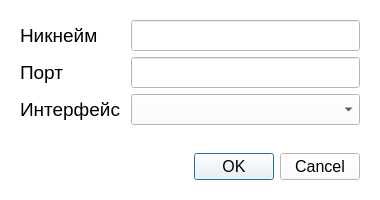
<?xml version="1.0" encoding="UTF-8"?>
<ui version="4.0">
 <class>setSocketSettings</class>
 <widget class="QDialog" name="setSocketSettings">
  <property name="windowModality">
   <enum>Qt::ApplicationModal</enum>
  </property>
  <property name="geometry">
   <rect>
    <x>0</x>
    <y>0</y>
    <width>380</width>
    <height>200</height>
   </rect>
  </property>
  <property name="sizePolicy">
   <sizepolicy hsizetype="Preferred" vsizetype="Preferred">
    <horstretch>0</horstretch>
    <verstretch>0</verstretch>
   </sizepolicy>
  </property>
  <property name="minimumSize">
   <size>
    <width>0</width>
    <height>0</height>
   </size>
  </property>
  <property name="palette">
   <palette>
    <active>
     <colorrole role="WindowText">
      <brush brushstyle="SolidPattern">
       <color alpha="255">
        <red>0</red>
        <green>0</green>
        <blue>0</blue>
       </color>
      </brush>
     </colorrole>
     <colorrole role="Button">
      <brush brushstyle="SolidPattern">
       <color alpha="255">
        <red>255</red>
        <green>255</green>
        <blue>255</blue>
       </color>
      </brush>
     </colorrole>
     <colorrole role="Light">
      <brush brushstyle="SolidPattern">
       <color alpha="255">
        <red>255</red>
        <green>255</green>
        <blue>255</blue>
       </color>
      </brush>
     </colorrole>
     <colorrole role="Midlight">
      <brush brushstyle="SolidPattern">
       <color alpha="255">
        <red>255</red>
        <green>255</green>
        <blue>255</blue>
       </color>
      </brush>
     </colorrole>
     <colorrole role="Dark">
      <brush brushstyle="SolidPattern">
       <color alpha="255">
        <red>127</red>
        <green>127</green>
        <blue>127</blue>
       </color>
      </brush>
     </colorrole>
     <colorrole role="Mid">
      <brush brushstyle="SolidPattern">
       <color alpha="255">
        <red>170</red>
        <green>170</green>
        <blue>170</blue>
       </color>
      </brush>
     </colorrole>
     <colorrole role="Text">
      <brush brushstyle="SolidPattern">
       <color alpha="255">
        <red>0</red>
        <green>0</green>
        <blue>0</blue>
       </color>
      </brush>
     </colorrole>
     <colorrole role="BrightText">
      <brush brushstyle="SolidPattern">
       <color alpha="255">
        <red>255</red>
        <green>255</green>
        <blue>255</blue>
       </color>
      </brush>
     </colorrole>
     <colorrole role="ButtonText">
      <brush brushstyle="SolidPattern">
       <color alpha="255">
        <red>0</red>
        <green>0</green>
        <blue>0</blue>
       </color>
      </brush>
     </colorrole>
     <colorrole role="Base">
      <brush brushstyle="SolidPattern">
       <color alpha="255">
        <red>255</red>
        <green>255</green>
        <blue>255</blue>
       </color>
      </brush>
     </colorrole>
     <colorrole role="Window">
      <brush brushstyle="SolidPattern">
       <color alpha="255">
        <red>255</red>
        <green>255</green>
        <blue>255</blue>
       </color>
      </brush>
     </colorrole>
     <colorrole role="Shadow">
      <brush brushstyle="SolidPattern">
       <color alpha="255">
        <red>0</red>
        <green>0</green>
        <blue>0</blue>
       </color>
      </brush>
     </colorrole>
     <colorrole role="AlternateBase">
      <brush brushstyle="SolidPattern">
       <color alpha="255">
        <red>255</red>
        <green>255</green>
        <blue>255</blue>
       </color>
      </brush>
     </colorrole>
     <colorrole role="ToolTipBase">
      <brush brushstyle="SolidPattern">
       <color alpha="255">
        <red>255</red>
        <green>255</green>
        <blue>220</blue>
       </color>
      </brush>
     </colorrole>
     <colorrole role="ToolTipText">
      <brush brushstyle="SolidPattern">
       <color alpha="255">
        <red>0</red>
        <green>0</green>
        <blue>0</blue>
       </color>
      </brush>
     </colorrole>
    </active>
    <inactive>
     <colorrole role="WindowText">
      <brush brushstyle="SolidPattern">
       <color alpha="255">
        <red>0</red>
        <green>0</green>
        <blue>0</blue>
       </color>
      </brush>
     </colorrole>
     <colorrole role="Button">
      <brush brushstyle="SolidPattern">
       <color alpha="255">
        <red>255</red>
        <green>255</green>
        <blue>255</blue>
       </color>
      </brush>
     </colorrole>
     <colorrole role="Light">
      <brush brushstyle="SolidPattern">
       <color alpha="255">
        <red>255</red>
        <green>255</green>
        <blue>255</blue>
       </color>
      </brush>
     </colorrole>
     <colorrole role="Midlight">
      <brush brushstyle="SolidPattern">
       <color alpha="255">
        <red>255</red>
        <green>255</green>
        <blue>255</blue>
       </color>
      </brush>
     </colorrole>
     <colorrole role="Dark">
      <brush brushstyle="SolidPattern">
       <color alpha="255">
        <red>127</red>
        <green>127</green>
        <blue>127</blue>
       </color>
      </brush>
     </colorrole>
     <colorrole role="Mid">
      <brush brushstyle="SolidPattern">
       <color alpha="255">
        <red>170</red>
        <green>170</green>
        <blue>170</blue>
       </color>
      </brush>
     </colorrole>
     <colorrole role="Text">
      <brush brushstyle="SolidPattern">
       <color alpha="255">
        <red>0</red>
        <green>0</green>
        <blue>0</blue>
       </color>
      </brush>
     </colorrole>
     <colorrole role="BrightText">
      <brush brushstyle="SolidPattern">
       <color alpha="255">
        <red>255</red>
        <green>255</green>
        <blue>255</blue>
       </color>
      </brush>
     </colorrole>
     <colorrole role="ButtonText">
      <brush brushstyle="SolidPattern">
       <color alpha="255">
        <red>0</red>
        <green>0</green>
        <blue>0</blue>
       </color>
      </brush>
     </colorrole>
     <colorrole role="Base">
      <brush brushstyle="SolidPattern">
       <color alpha="255">
        <red>255</red>
        <green>255</green>
        <blue>255</blue>
       </color>
      </brush>
     </colorrole>
     <colorrole role="Window">
      <brush brushstyle="SolidPattern">
       <color alpha="255">
        <red>255</red>
        <green>255</green>
        <blue>255</blue>
       </color>
      </brush>
     </colorrole>
     <colorrole role="Shadow">
      <brush brushstyle="SolidPattern">
       <color alpha="255">
        <red>0</red>
        <green>0</green>
        <blue>0</blue>
       </color>
      </brush>
     </colorrole>
     <colorrole role="AlternateBase">
      <brush brushstyle="SolidPattern">
       <color alpha="255">
        <red>255</red>
        <green>255</green>
        <blue>255</blue>
       </color>
      </brush>
     </colorrole>
     <colorrole role="ToolTipBase">
      <brush brushstyle="SolidPattern">
       <color alpha="255">
        <red>255</red>
        <green>255</green>
        <blue>220</blue>
       </color>
      </brush>
     </colorrole>
     <colorrole role="ToolTipText">
      <brush brushstyle="SolidPattern">
       <color alpha="255">
        <red>0</red>
        <green>0</green>
        <blue>0</blue>
       </color>
      </brush>
     </colorrole>
    </inactive>
    <disabled>
     <colorrole role="WindowText">
      <brush brushstyle="SolidPattern">
       <color alpha="255">
        <red>127</red>
        <green>127</green>
        <blue>127</blue>
       </color>
      </brush>
     </colorrole>
     <colorrole role="Button">
      <brush brushstyle="SolidPattern">
       <color alpha="255">
        <red>255</red>
        <green>255</green>
        <blue>255</blue>
       </color>
      </brush>
     </colorrole>
     <colorrole role="Light">
      <brush brushstyle="SolidPattern">
       <color alpha="255">
        <red>255</red>
        <green>255</green>
        <blue>255</blue>
       </color>
      </brush>
     </colorrole>
     <colorrole role="Midlight">
      <brush brushstyle="SolidPattern">
       <color alpha="255">
        <red>255</red>
        <green>255</green>
        <blue>255</blue>
       </color>
      </brush>
     </colorrole>
     <colorrole role="Dark">
      <brush brushstyle="SolidPattern">
       <color alpha="255">
        <red>127</red>
        <green>127</green>
        <blue>127</blue>
       </color>
      </brush>
     </colorrole>
     <colorrole role="Mid">
      <brush brushstyle="SolidPattern">
       <color alpha="255">
        <red>170</red>
        <green>170</green>
        <blue>170</blue>
       </color>
      </brush>
     </colorrole>
     <colorrole role="Text">
      <brush brushstyle="SolidPattern">
       <color alpha="255">
        <red>127</red>
        <green>127</green>
        <blue>127</blue>
       </color>
      </brush>
     </colorrole>
     <colorrole role="BrightText">
      <brush brushstyle="SolidPattern">
       <color alpha="255">
        <red>255</red>
        <green>255</green>
        <blue>255</blue>
       </color>
      </brush>
     </colorrole>
     <colorrole role="ButtonText">
      <brush brushstyle="SolidPattern">
       <color alpha="255">
        <red>127</red>
        <green>127</green>
        <blue>127</blue>
       </color>
      </brush>
     </colorrole>
     <colorrole role="Base">
      <brush brushstyle="SolidPattern">
       <color alpha="255">
        <red>255</red>
        <green>255</green>
        <blue>255</blue>
       </color>
      </brush>
     </colorrole>
     <colorrole role="Window">
      <brush brushstyle="SolidPattern">
       <color alpha="255">
        <red>255</red>
        <green>255</green>
        <blue>255</blue>
       </color>
      </brush>
     </colorrole>
     <colorrole role="Shadow">
      <brush brushstyle="SolidPattern">
       <color alpha="255">
        <red>0</red>
        <green>0</green>
        <blue>0</blue>
       </color>
      </brush>
     </colorrole>
     <colorrole role="AlternateBase">
      <brush brushstyle="SolidPattern">
       <color alpha="255">
        <red>255</red>
        <green>255</green>
        <blue>255</blue>
       </color>
      </brush>
     </colorrole>
     <colorrole role="ToolTipBase">
      <brush brushstyle="SolidPattern">
       <color alpha="255">
        <red>255</red>
        <green>255</green>
        <blue>220</blue>
       </color>
      </brush>
     </colorrole>
     <colorrole role="ToolTipText">
      <brush brushstyle="SolidPattern">
       <color alpha="255">
        <red>0</red>
        <green>0</green>
        <blue>0</blue>
       </color>
      </brush>
     </colorrole>
    </disabled>
   </palette>
  </property>
  <property name="font">
   <font>
    <pointsize>16</pointsize>
   </font>
  </property>
  <property name="windowTitle">
   <string>SocketChat - настройки</string>
  </property>
  <property name="autoFillBackground">
   <bool>false</bool>
  </property>
  <layout class="QHBoxLayout" name="horizontalLayout_3">
   <item>
    <widget class="QWidget" name="widget" native="true">
     <property name="sizePolicy">
      <sizepolicy hsizetype="Preferred" vsizetype="Preferred">
       <horstretch>0</horstretch>
       <verstretch>0</verstretch>
      </sizepolicy>
     </property>
     <layout class="QVBoxLayout" name="verticalLayout_3">
      <item>
       <layout class="QFormLayout" name="settingsFormLayout">
        <property name="sizeConstraint">
         <enum>QLayout::SetDefaultConstraint</enum>
        </property>
        <property name="fieldGrowthPolicy">
         <enum>QFormLayout::AllNonFixedFieldsGrow</enum>
        </property>
        <property name="rowWrapPolicy">
         <enum>QFormLayout::DontWrapRows</enum>
        </property>
        <property name="labelAlignment">
         <set>Qt::AlignLeading|Qt::AlignLeft|Qt::AlignVCenter</set>
        </property>
        <property name="formAlignment">
         <set>Qt::AlignLeading|Qt::AlignLeft|Qt::AlignTop</set>
        </property>
        <property name="horizontalSpacing">
         <number>10</number>
        </property>
        <item row="1" column="0">
         <widget class="QLabel" name="nicknameLabel">
          <property name="sizePolicy">
           <sizepolicy hsizetype="Preferred" vsizetype="Preferred">
            <horstretch>0</horstretch>
            <verstretch>0</verstretch>
           </sizepolicy>
          </property>
          <property name="font">
           <font>
            <pointsize>14</pointsize>
           </font>
          </property>
          <property name="text">
           <string>Никнейм</string>
          </property>
         </widget>
        </item>
        <item row="1" column="1">
         <widget class="QLineEdit" name="nicknameLineEdit">
          <property name="font">
           <font>
            <pointsize>14</pointsize>
           </font>
          </property>
         </widget>
        </item>
        <item row="3" column="0">
         <widget class="QLabel" name="interfaceLable">
          <property name="sizePolicy">
           <sizepolicy hsizetype="Preferred" vsizetype="Preferred">
            <horstretch>0</horstretch>
            <verstretch>0</verstretch>
           </sizepolicy>
          </property>
          <property name="minimumSize">
           <size>
            <width>0</width>
            <height>0</height>
           </size>
          </property>
          <property name="font">
           <font>
            <pointsize>14</pointsize>
           </font>
          </property>
          <property name="autoFillBackground">
           <bool>false</bool>
          </property>
          <property name="text">
           <string>Интерфейс</string>
          </property>
         </widget>
        </item>
        <item row="3" column="1">
         <widget class="QComboBox" name="interfaceComboBox">
          <property name="sizePolicy">
           <sizepolicy hsizetype="Expanding" vsizetype="Fixed">
            <horstretch>0</horstretch>
            <verstretch>0</verstretch>
           </sizepolicy>
          </property>
          <property name="minimumSize">
           <size>
            <width>0</width>
            <height>0</height>
           </size>
          </property>
          <property name="font">
           <font>
            <pointsize>14</pointsize>
           </font>
          </property>
          <property name="acceptDrops">
           <bool>false</bool>
          </property>
         </widget>
        </item>
        <item row="2" column="0">
         <widget class="QLabel" name="portLabel">
          <property name="sizePolicy">
           <sizepolicy hsizetype="Preferred" vsizetype="Preferred">
            <horstretch>0</horstretch>
            <verstretch>0</verstretch>
           </sizepolicy>
          </property>
          <property name="font">
           <font>
            <pointsize>14</pointsize>
           </font>
          </property>
          <property name="text">
           <string>Порт</string>
          </property>
         </widget>
        </item>
        <item row="2" column="1">
         <widget class="QLineEdit" name="portLineEdit">
          <property name="sizePolicy">
           <sizepolicy hsizetype="Expanding" vsizetype="Fixed">
            <horstretch>0</horstretch>
            <verstretch>0</verstretch>
           </sizepolicy>
          </property>
          <property name="font">
           <font>
            <pointsize>14</pointsize>
           </font>
          </property>
          <property name="inputMethodHints">
           <set>Qt::ImhDigitsOnly|Qt::ImhPreferNumbers</set>
          </property>
         </widget>
        </item>
       </layout>
      </item>
      <item>
       <widget class="QDialogButtonBox" name="buttonBox">
        <property name="sizePolicy">
         <sizepolicy hsizetype="Expanding" vsizetype="Fixed">
          <horstretch>0</horstretch>
          <verstretch>0</verstretch>
         </sizepolicy>
        </property>
        <property name="minimumSize">
         <size>
          <width>0</width>
          <height>0</height>
         </size>
        </property>
        <property name="font">
         <font>
          <pointsize>12</pointsize>
         </font>
        </property>
        <property name="acceptDrops">
         <bool>false</bool>
        </property>
        <property name="layoutDirection">
         <enum>Qt::LeftToRight</enum>
        </property>
        <property name="autoFillBackground">
         <bool>false</bool>
        </property>
        <property name="orientation">
         <enum>Qt::Horizontal</enum>
        </property>
        <property name="standardButtons">
         <set>QDialogButtonBox::Cancel|QDialogButtonBox::Ok</set>
        </property>
       </widget>
      </item>
     </layout>
    </widget>
   </item>
  </layout>
 </widget>
 <resources/>
 <connections>
  <connection>
   <sender>buttonBox</sender>
   <signal>accepted()</signal>
   <receiver>setSocketSettings</receiver>
   <slot>accept()</slot>
   <hints>
    <hint type="sourcelabel">
     <x>248</x>
     <y>254</y>
    </hint>
    <hint type="destinationlabel">
     <x>157</x>
     <y>274</y>
    </hint>
   </hints>
  </connection>
  <connection>
   <sender>buttonBox</sender>
   <signal>rejected()</signal>
   <receiver>setSocketSettings</receiver>
   <slot>reject()</slot>
   <hints>
    <hint type="sourcelabel">
     <x>316</x>
     <y>260</y>
    </hint>
    <hint type="destinationlabel">
     <x>286</x>
     <y>274</y>
    </hint>
   </hints>
  </connection>
 </connections>
</ui>
